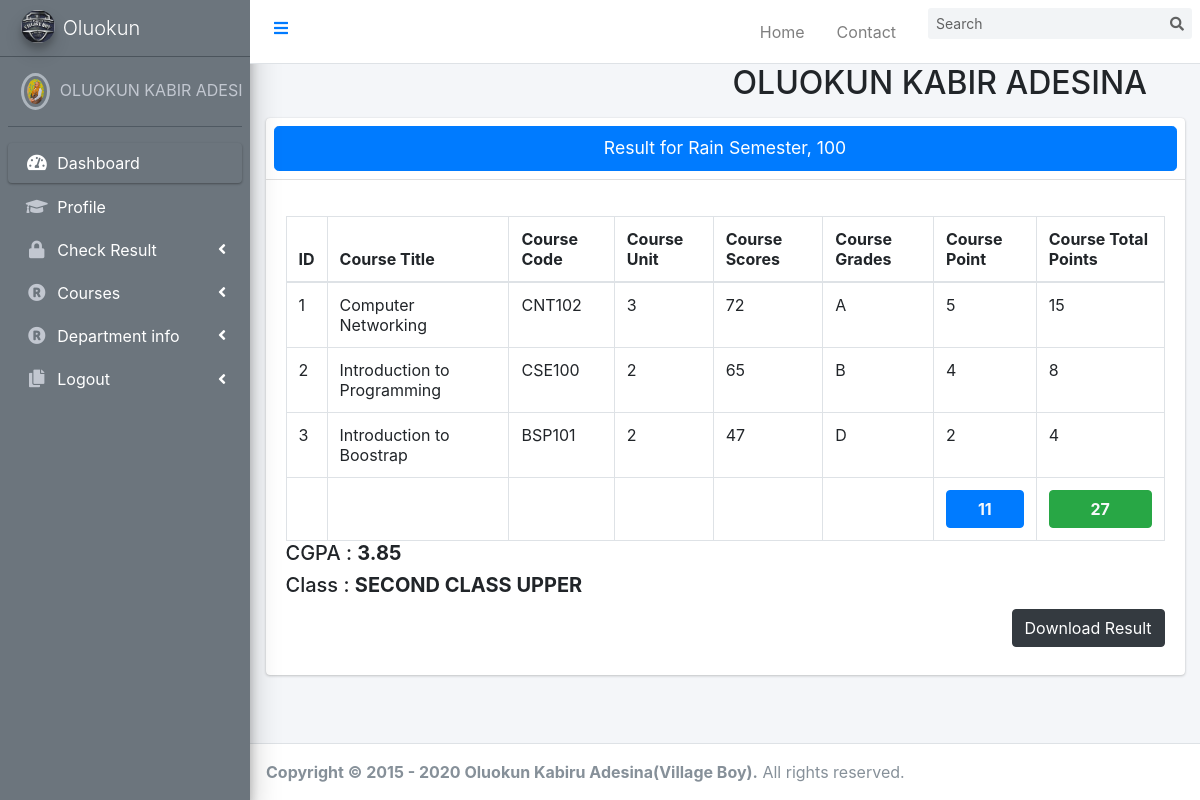
The app's page /student/currentSemesterResult.php (signed in), older data.
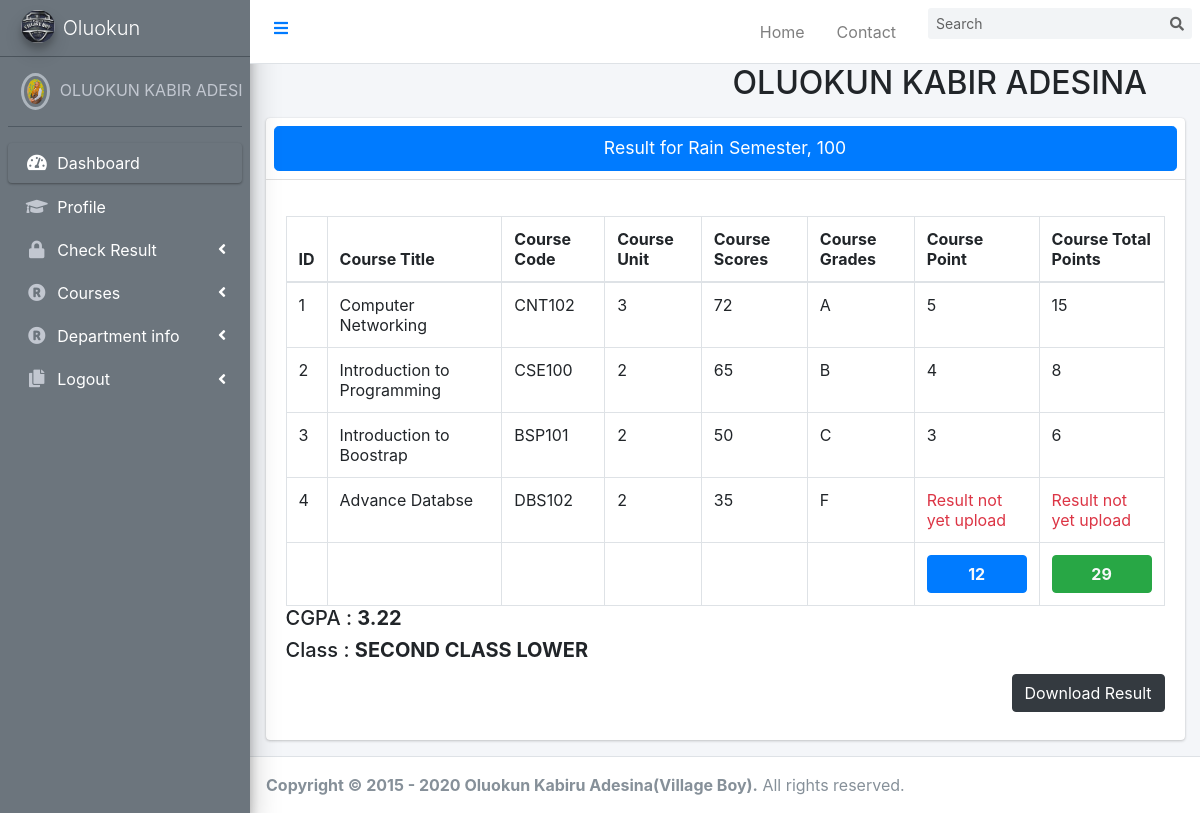
The same page, newer data.
### tables this page shows
CREATE TABLE `registeredcourse` (
  `id` int(6) NOT NULL,
  `student` varchar(255) NOT NULL,
  `studentId` varchar(50) NOT NULL,
  `matricNo` varchar(50) NOT NULL,
  `courseTitle` text NOT NULL,
  `courseUnit` varchar(255) NOT NULL,
  `courseCode` varchar(255) NOT NULL,
  `courseId` text NOT NULL,
  `level` varchar(10) NOT NULL,
  `semester` varchar(100) NOT NULL,
  `department` varchar(100) NOT NULL,
  `courseRegId` varchar(40) NOT NULL,
  `scores` varchar(100) NOT NULL,
  `grades` varchar(100) NOT NULL,
  `cgpa` varchar(4) NOT NULL,
  `points` varchar(100) NOT NULL,
  `totalunitpoint` varchar(100) NOT NULL,
  `class` varchar(20) NOT NULL,
  `status` varchar(30) NOT NULL,
  `CourseReg_date` timestamp NOT NULL DEFAULT current_timestamp() ON UPDATE current_timestamp()
);

### student/currentSemesterResult.php (the view, shortened to what the changed rows need)
<?php
     if(isset($_SESSION['studentLogin'])){
    include('header.php');
    include("../includes/connection.php");
    $user =$_SESSION['studentLogin'];
    $stmt = "SELECT* FROM student WHERE email = '$user'|| Phone_Number = '$user' || matricNo = '$user'";
    $qe = mysqli_query($conn, $stmt);
    $student = mysqli_fetch_array($qe);
    $name = htmlentities(strtoupper( $student['SurName']." ".$student['FirstName']." ".$student['LastName']));
    $level = $student['Level'];
    $semester = $student['CurrentSemester'];
    $studentId = $student['StudentId'];
    ?>
<!DOCTYPE html>
<html lang="en">
<head>
    <link rel="stylesheet" href=>
</head>
<?php
    include('sidebar.php');
    ?>
<body>
<div class="content-wrapper">
    <div class="container-fluid">
        <div class="row mb-2">
          <div class="col-sm-6">
          </div>
          <div class="col-sm-6">
            <h2><?php echo $name ?></h2>
          </div>
        </div>
      </div>
    <section class="content">
      <div class="container-fluid">
        <div class="row">
          <div class="col-md-12">
            <div class="card">
              <div class="card-header p-2">
                 <h1 class="text-center btn btn-primary card-title btn-lg btn-block"> Result for <?php echo "$semester, $level" ?></h1>
              </div>
              <div class="card-body">
                <table class="table table-bordered" id ="printable">
                  <thead>
                    <tr>
                      <th style="width: 10px">ID</th>
                      <th>Course Title</th>
                      <th>Course Code</th>
                      <th>Course Unit</th>
                      <th>Course Scores</th>
                      <th>Course Grades</th>
                      <th>Course Point</th>
                      <th>Course Total Points</th>
                    </tr>
                  </thead>
                  <tbody>
                    <form class="" role="form" action="" method="POST" id="courseRegisterForm" >
                      <?php
                      $id = 0;
                      $regcourse = mysqli_query($conn, "SELECT* FROM registeredcourse WHERE studentId = '$studentId' AND semester = '$semester' AND level = '$level' ");
                        $courses = mysqli_fetch_array($regcourse);
                        $courseTitle = explode(",", $courses['courseTitle']);
                        $courseUnit = explode(",", $courses['courseUnit']);
                        $courseCode = explode(",", $courses['courseCode']);
                        $point = explode(",", $courses['points']);
                        $totalpoint = explode(",", $courses['totalunitpoint']);
                        $scoress = explode(",", $courses['scores']);
                        $gradess = explode(",", $courses['grades']);
                        $totalunit = array_sum($point);
                        $totalpoints = array_sum($totalpoint);
                        $cgpa =round($courses['cgpa'],2);
                        $class = $courses['class'];
                       for ($i=0; $i <count($courseTitle) ; $i++) {
                           ?>
                    <tr>
                      <td><?php echo $id+1?></td>
                      <td><?php echo $courseTitle[$i] ?></td>
                      <td><?php echo $courseCode[$i] ?></td>
                      <td><?php echo $courseUnit[$i] ?></td>
                      <td><?php
                      if(!empty($scoress[$i])){
                       echo $scoress[$i];}else {
                         echo "<span class = 'text-danger'>Result not yet upload</span>";
                       }
                        ?></td>
                      <td><?php if(!empty($gradess[$i])){
                       echo $gradess[$i];}else {
                         echo "<span class = 'text-danger'>Result not yet upload</span>";
                       } ?></td>
                      <td><?php if(!empty($point[$i])){
                       echo $point[$i];}else {
                         echo "<span class = 'text-danger'>Result not yet upload</span>";
                       } ?></td>
                      <td><?php if(!empty($totalpoint[$i])){
                       echo $totalpoint[$i];}else {
                         echo "<span class = 'text-danger'>Result not yet upload</span>";
                       } ?></td>
                     </tr>
                     <?php
                     $id++;
                    }?>
                       </tbody>
                       <tfoot>
                           <tr>
                           <td></td>
                           <td></td>
                           <td></td>
                           <td></td>
                           <td></td>
                           <td></td>
                           <td><span class ="btn btn-block btn-primary text-light font-weight-bold"><?php echo $totalunit?></span></td>
                           <td><span class ="btn btn-block btn-success text-light font-weight-bold"><?php echo $totalpoints?></span></td>
                           </tr>
                       </tfoot>
                </table>
                <h5><?php echo" CGPA : <b> $cgpa </b>"?></h5>
                <h5><?php echo" Class : <b> $class </b>"?></h5>
                 <button type="button" class="btn btn-dark mb-2 float-right mt-1" onclick="table()" name="print" id="print" >Download Result</button>
              </div>
            </div>
          </div>
        </div>
      </div>
    </section>
    </div>
<?php include('footer.php'); ?>
</body>
</html>
<?php
    }
    else{
        header('location:../index.php');
    }
    ?>

Row changes from the older to the newer data that the page shows:
changed registeredcourse "Computer Networking": points "11" → "12"; totalunitpoint "27" → "29"; cgpa "3.85" → "3.22"; class "SECOND CLASS UPPER" → "SECOND CLASS LOWER"
Text that changed along with them:
new list line: "3"
new list line: "Introduction to Boostrap BSP101 2 50 C 3 6"
new list line: "4 Result not yet upload Result not yet upload"
new list line: "Advance Databse DBS102 2 35 F"
list line gone: "3"
list line gone: "Introduction to Boostrap BSP101 2 47 D 2 4"
